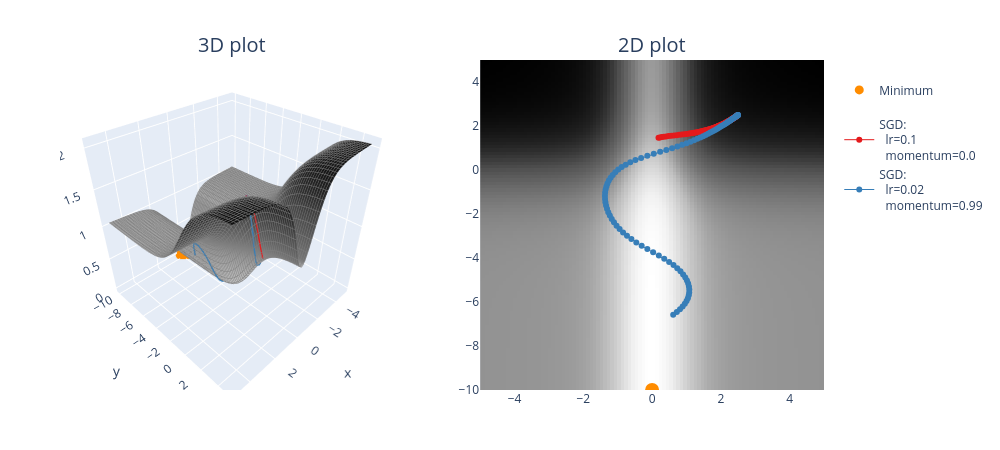

The cell this chart's notebook holds for it:
### Markdown cell above
### Exercise - implement `opt_fn_with_sgd`

> ```yaml
> Difficulty: 🔴🔴🔴⚪⚪
> Importance: 🔵🔵🔵🔵⚪
> 
> You should spend up to 15-20 minutes on this exercise.
> ```

Implement the `opt_fn_with_sgd` function using `torch.optim.SGD`. This function optimizes parameters `(x, y)` (which represent coordinates at which we evaluate a function) using gradient descent on that function value. In other words, this should look just like your optimization loops in previous days' material, except rather than passing in `model.parameters()` to your optimizer, you pass in `(xy,)` (because it needs to be an iterable of parameters, not just a single parameter).

Remember, your update steps `optimizer.step()` will automatically change the values of `xy` inplace - this means that you shouldn't store past values like `xy_list.append(xy)` because then past elements of that list will be modified when `xy` is updated. Instead, you should use something like `xy_list.append(xy.detach().clone())` to make sure you're returning a copy of the tensor, which won't continue to be modified.

We've also provided you with a function `plot_fn_with_points`, which plots a function as well as a list of points produced by functions like the one above. The code below starts from `(2.5, 2.5)` and adds the resulting trajectory of `(x, y)` coordinates to the contour plot. Does it find the minimum? Play with the learning rate and momentum a bit and see how close you can get within 100 iterations.

### Code cell
def opt_fn_with_sgd(
    fn: Callable, xy: Float[Tensor, "2"], lr=0.001, momentum=0.98, n_iters: int = 100
) -> Float[Tensor, "n_iters_plus_1 2"]:
    """
    Optimize a given function starting from the specified point.

    xy: shape (2,). The (x, y) starting point.
    n_iters: number of steps.
    lr, momentum: parameters passed to the torch.optim.SGD optimizer.

    Return: (n_iters+1, 2). The (x, y) values, from initial values to values after step `n_iters`.
    """
    # Make sure tensor has requires_grad=True, otherwise it can't be optimized (more on this tomorrow!)
    assert xy.requires_grad

    optimizer = t.optim.SGD((xy,), lr, momentum)
    xy_list = t.zeros(n_iters + 1, 2)
    
    for i in range(n_iters + 1):
        loss = fn(xy[0], xy[1]) # forward pass
        loss.backward()
        optimizer.step()
        xy_list[i] = xy.detach().clone()
        optimizer.zero_grad()

    return xy_list

    # assert xy.requires_grad

    # optimizer = optim.SGD((xy,), lr=lr, momentum=momentum)

    # xy_list = [xy.detach().clone()]  # so we don't unintentionally modify past values in `xy_list`

    # for i in range(n_iters):
    #     fn(xy[0], xy[1]).backward()
    #     optimizer.step()
    #     optimizer.zero_grad()
    #     xy_list.append(xy.detach().clone())

    # return t.stack(xy_list)

points = []

optimizer_list = [
    (optim.SGD, {"lr": 0.1, "momentum": 0.0}),
    (optim.SGD, {"lr": 0.02, "momentum": 0.99}),
]

for optimizer_class, params in optimizer_list:
    xy = t.tensor([2.5, 2.5], requires_grad=True)
    xys = opt_fn_with_sgd(pathological_curve_loss, xy=xy, lr=params["lr"], momentum=params["momentum"])
    points.append((xys, optimizer_class, params))
    print(f"{params=}, last point={xys[-1]}")

plot_fn_with_points(pathological_curve_loss, points=points, min_points=[(0, "y_min")])
